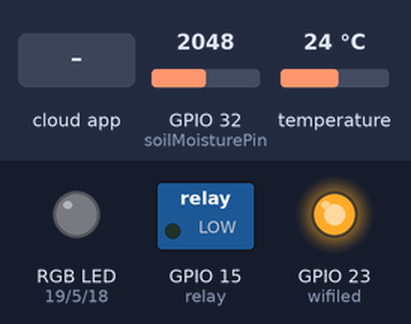
Bench run of a sketch on a simulated ESP32. Shown: switched loads named in the sketch (green lamp = pin HIGH), an RGB LED mixed from three pins (HIGH = lit), output pins drawn as LEDs (lit = HIGH). Inputs (shaded band) come from the test bench; at power-on: GPIO 32 (soilMoisturePin) = 2048, temperature 24 °C. Dim RGB values are drawn brighter than linear; WiFi joins after 1.5 s; servers stay silent unless stated; the Firebase database answers and starts empty; what the sketch prints to the serial monitor is not drawn.

Above: at 3.7 s.
3.8 s: the phone or cloud app sets red to 1
At 5.8 s:
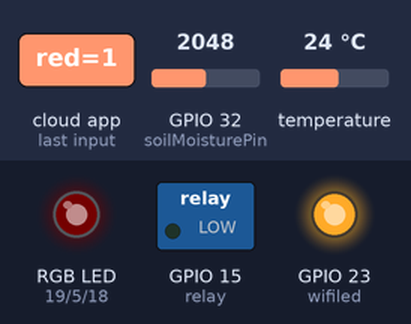
6.9 s: the phone or cloud app sets green to 1
At 7.8 s:
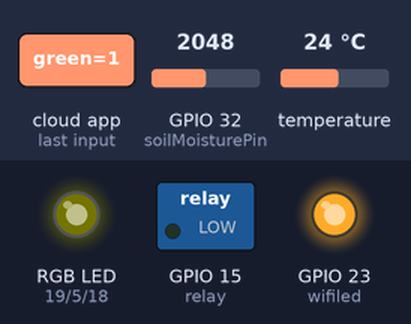
8.9 s: the phone or cloud app sets blue to 1
At 9.8 s:
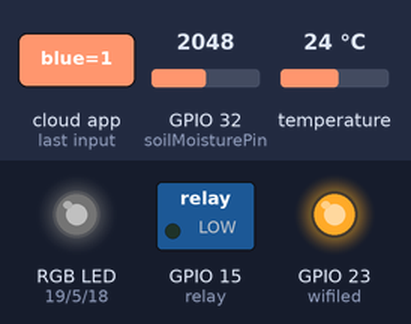
10.8 s: the phone or cloud app sets pump to 1
At 11.8 s:
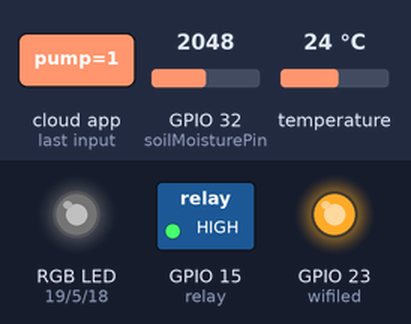
12.7 s: the phone or cloud app sets red to 0
At 14.7 s:
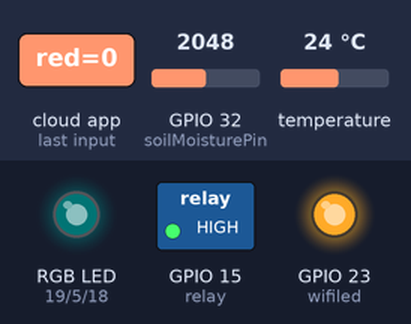
15.8 s: the phone or cloud app sets green to 0
At 16.6 s:
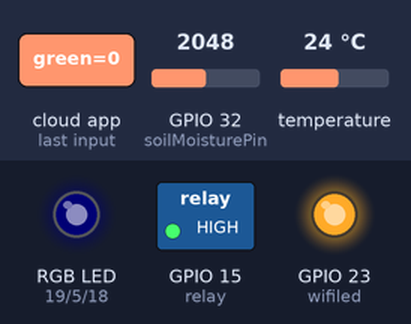
Timing chart, 0 to 18.7 s (numbered marks = the images above; inputs shaded):
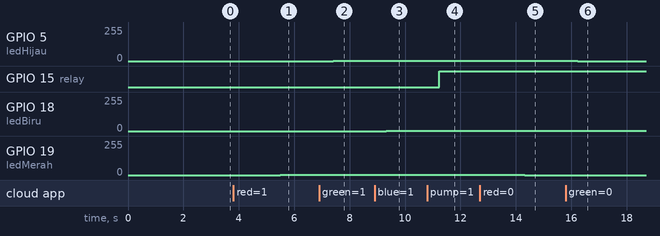

Measured:
- after the input at 3.8 s, GPIO 19 (ledMerah): 0/255 → 1/255 after 1.7 s
- after the input at 6.9 s, GPIO 5 (ledHijau): 0/255 → 1/255 after 0.51 s
- after the input at 8.9 s, GPIO 18 (ledBiru): 0/255 → 1/255 after 0.43 s
- after the input at 10.8 s, GPIO 15 (relay): LOW → HIGH after 0.44 s
- after the input at 12.7 s, GPIO 19 (ledMerah): 1/255 → 0/255 after 1.6 s
- after the input at 15.8 s, GPIO 5 (ledHijau): 1/255 → 0/255 after 0.44 s

The sketch:

greenhouse_IoT.ino
```cpp
#include <Arduino.h>
#include <WiFi.h>
#include <WiFiManager.h>
#include <Firebase_ESP_Client.h>
#include <OneWire.h>
#include <DallasTemperature.h>

// Provide the token generation process info.
#include <addons/TokenHelper.h>

// Provide the RTDB payload printing info and other helper functions.
#include <addons/RTDBHelper.h>

// Pin Configuration
const int oneWireBus = 4;
const int soilMoisturePin = 32;
const int relay = 15;
const int ledHijau = 5;
const int ledBiru = 18;
const int ledMerah = 19;
const int wifiled = 23;

// PWM Configuration
const int freq = 5000;
const int ledChannelRed = 0;
const int ledChannelGreen = 1;
const int ledChannelBlue = 2;
const int resolution = 8;

OneWire oneWire(oneWireBus);
DallasTemperature sensors(&oneWire);

// Firebase Configuration
#define API_KEY "YOUR_FIREBASE_API_KEY"
#define DATABASE_URL "YOUR_FIREBASE_DATABASE_URL"

// Define Firebase Data object
FirebaseData fbdo;
FirebaseAuth auth;
FirebaseConfig config;
bool signupOK = false;

unsigned long sendDataPrevMillis = 0;
WiFiManager wifiManager;

void setupPWM() {
  ledcSetup(ledChannelRed, freq, resolution);
  ledcSetup(ledChannelGreen, freq, resolution);
  ledcSetup(ledChannelBlue, freq, resolution);

  ledcAttachPin(ledMerah, ledChannelRed);
  ledcAttachPin(ledHijau, ledChannelGreen);
  ledcAttachPin(ledBiru, ledChannelBlue);
}

void setup() {
  Serial.begin(115200);

  // Initialize GPIO
  pinMode(wifiled, OUTPUT);
  digitalWrite(wifiled, LOW); // Initially off
  pinMode(relay, OUTPUT);
  pinMode(soilMoisturePin, INPUT);

  // Initialize PWM for RGB LED
  setupPWM();

  // Reset WiFi settings setiap boot
  WiFi.disconnect(true);  // Hapus WiFi settings sebelumnya
  delay(1000);

  // WiFiManager Configuration
  wifiManager.setDebugOutput(false);
  wifiManager.setTimeout(180); // Timeout 3 menit
  wifiManager.setAPCallback([](WiFiManager *wm) {
    Serial.println("Masuk mode AP");
    digitalWrite(wifiled, !digitalRead(wifiled)); // Blink LED saat mode AP
  });

  // Set AP credentials (placeholder)
  const char* ap_ssid = "YOUR_AP_SSID";
  const char* ap_password = "YOUR_AP_PASSWORD";

  // Start WiFiManager dengan SSID dan password khusus
  Serial.println("Memulai WiFiManager...");
  if (!wifiManager.startConfigPortal(ap_ssid, ap_password)) {
    Serial.println("Gagal terhubung dan timeout");
    delay(3000);
    ESP.restart();
  }

  // WiFi connected
  digitalWrite(wifiled, HIGH); // LED menyala saat terhubung
  Serial.println();
  Serial.print("Terhubung ke: ");
  Serial.println(WiFi.SSID());
  Serial.print("IP address: ");
  Serial.println(WiFi.localIP());

  // Initialize Firebase
  config.api_key = API_KEY;
  config.database_url = DATABASE_URL;

  if (Firebase.signUp(&config, &auth, "", "")) {
    Serial.println("Firebase signUp OK");
    signupOK = true;
  } else {
    Serial.printf("Firebase signUp failed: %s\n", config.signer.signupError.message.c_str());
  }

  config.token_status_callback = tokenStatusCallback;
  Firebase.begin(&config, &auth);
  Firebase.reconnectWiFi(true);

  sensors.begin();
}

void loop() {
  // Handle WiFi connection status
  if (WiFi.status() != WL_CONNECTED) {
    digitalWrite(wifiled, LOW); // LED mati jika terputus
    if (WiFi.status() == WL_CONNECTED) {
      digitalWrite(wifiled, HIGH); // LED nyala saat terkoneksi
    }
  }

  if (Firebase.ready() && signupOK) {
    unsigned long currentMillis = millis();

    // Update sensor data setiap 1 detik
    if (currentMillis - sendDataPrevMillis > 1000 || sendDataPrevMillis == 0) {
      sendDataPrevMillis = currentMillis;

      // Baca sensor
      sensors.requestTemperatures();
      float temperatureC = sensors.getTempCByIndex(0);
      int soilMoistureValue = analogRead(soilMoisturePin);

      // Kirim data ke Firebase
      if (!Firebase.RTDB.setFloat(&fbdo, "lustrum/temp", temperatureC)) {
        Serial.println("Gagal mengirim suhu: " + fbdo.errorReason());
      }

      if (!Firebase.RTDB.setInt(&fbdo, "lustrum/moisture", soilMoistureValue)) {
        Serial.println("Gagal mengirim kelembaban: " + fbdo.errorReason());
      }

      // Kontrol RGB LED
      if (Firebase.RTDB.getString(&fbdo, "lustrum/red")) {
        String redStr = fbdo.to<String>();
        int v_red = redStr.toInt();
        ledcWrite(ledChannelRed, v_red);
      }

      if (Firebase.RTDB.getString(&fbdo, "lustrum/green")) {
        String greenStr = fbdo.to<String>();
        int v_green = greenStr.toInt();
        ledcWrite(ledChannelGreen, v_green);
      }

      if (Firebase.RTDB.getString(&fbdo, "lustrum/blue")) {
        String blueStr = fbdo.to<String>();
        int v_blue = blueStr.toInt();
        ledcWrite(ledChannelBlue, v_blue);
      }

      // Kontrol Pompa (1 = ON, 0 = OFF)
      if (Firebase.RTDB.getString(&fbdo, "lustrum/pump")) {
        String pumpStr = fbdo.to<String>();
        int pumpStatus = pumpStr.toInt();
        digitalWrite(relay, pumpStatus == 1 ? HIGH : LOW);
      }
    }
  }

  delay(100);
}
```
